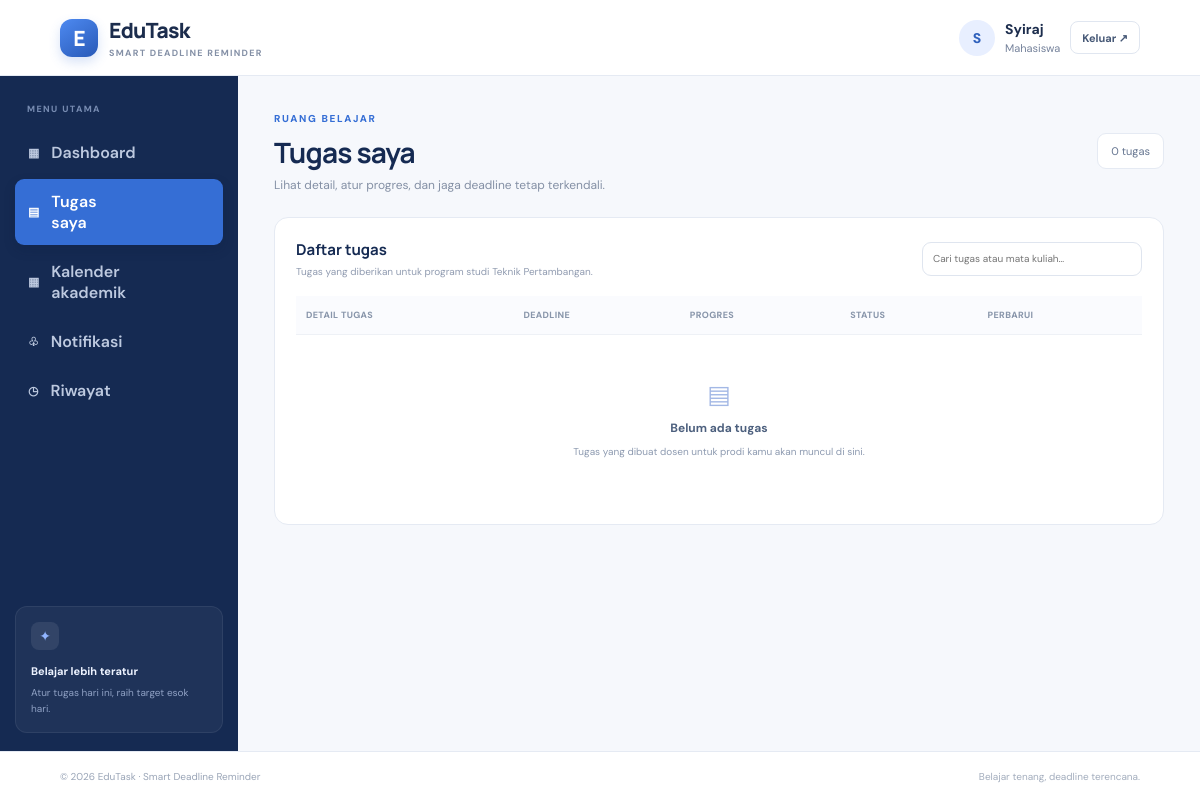
/mahasiswa/tugas (signed in), run on the app's committed database.
### tables this page shows
CREATE TABLE users (
          id INTEGER PRIMARY KEY AUTOINCREMENT, name TEXT NOT NULL, prodi TEXT NOT NULL,
          nim TEXT UNIQUE NOT NULL, password_hash TEXT NOT NULL, role TEXT NOT NULL,
          payment_status TEXT NOT NULL DEFAULT 'aktif', created_at TEXT NOT NULL
        );

### app.py (the view)
@app.route("/mahasiswa/tugas")
def m_tasks():
    r = login_required("mahasiswa")
    if r:
        return r
    return render_template(
        "pages/mahasiswa/tugas.html", tasks=student_tasks(current_user())
    )

### app.py (called while the page is built, shortened)
def db():
    con = sqlite3.connect(DB_PATH)
    con.row_factory = sqlite3.Row
    con.execute("PRAGMA foreign_keys = ON")
    return con

def current_user():
    uid = session.get("user_id")
    if not uid:
        return None
    with db() as c:
        return c.execute("SELECT * FROM users WHERE id=?", (uid,)).fetchone()

def login_required(role=None):
    u = current_user()
    if not u:
        flash("Silakan masuk terlebih dahulu.", "error")
        return redirect(url_for("index"))
    if role and u["role"] != role:
        abort(403)
    return None

def student_tasks(student):
    today = date.today().isoformat()
    with db() as c:
        rows = c.execute(
            """SELECT t.*, s.progress, s.status, s.submitted_at, s.updated_at, u.name AS lecturer_name
          FROM tasks t JOIN users u ON u.id=t.lecturer_id
          LEFT JOIN submissions s ON s.task_id=t.id AND s.student_id=?
          WHERE t.prodi=? AND EXISTS (SELECT 1 FROM lecturer_courses lc WHERE lc.lecturer_id=t.lecturer_id AND lc.prodi=t.prodi AND lc.course=t.course)
          ORDER BY t.deadline ASC""",
            (student["id"], student["prodi"]),
        ).fetchall()
    result = []
    return result

@app.context_processor
def common_context():
    u = current_user()
    return {
        "user": u,
        "today": date.today().isoformat(),
        "PRODI": PRODI,
        "COURSES": COURSES,
    }

### templates/pages/mahasiswa/tugas.html
{% extends "base.html" %}{% block title %}Tugas Saya{% endblock %}{% block
content %}
<div class="page-heading">
    <div>
        <span class="eyebrow">RUANG BELAJAR</span>
        <h1>Tugas saya</h1>
        <p>Lihat detail, atur progres, dan jaga deadline tetap terkendali.</p>
    </div>
    <div class="date-chip">{{ tasks|length }} tugas</div>
</div>
<section class="panel">
    <div class="panel-heading">
        <div>
            <h2>Daftar tugas</h2>
            <p>Tugas yang diberikan untuk program studi {{ user['prodi'] }}.</p>
        </div>
        <input class="search-input"
               data-filter="task-table"
               placeholder="Cari tugas atau mata kuliah…" />
    </div>
    <div class="table-wrap">
        <table id="task-table">
            <thead>
                <tr>
                    <th>Detail tugas</th>
                    <th>Deadline</th>
                    <th>Progres</th>
                    <th>Status</th>
                    <th>Perbarui</th>
                </tr>
            </thead>
            <tbody>
                {% for t in tasks %}
                    <tr>
                        <td>
                            <b>{{ t.title }}</b><small class="table-sub">{{ t.course }}</small><small class="table-sub">{{ t.description or 'Tidak ada deskripsi tambahan.' }}</small><small class="table-sub">Dosen: {{ t.lecturer_name }}</small>
                        </td>
                        <td>
                            <b>{{ t.deadline }}</b><small class="table-sub">{% if t.days_left<0 and t.display_status!="Selesai" %}Terlambat
                                {{ -t.days_left }} hari{% elif t.days_left==0 %}Hari ini{% elif
                                    t.days_left>0 %}{{ t.days_left }} hari lagi{% else %}Selesai{%
                                    endif %}</small>
                        </td>
                        <td>
                            <div class="progress-cell">
                                <div class="progress-track">
                                    <i style="width:{{ t.progress }}%"></i>
                                </div>
                                <small>{{ t.progress }}%</small>
                            </div>
                        </td>
                        <td>
                            <span class="pill {% if t.display_status=='Selesai' %}pill-green{% elif t.display_status=='Terlambat' %}pill-red{% elif t.progress>0 %}pill-yellow{% else %}pill-blue{% endif %}">{{ t.display_status }}</span>
                        </td>
                        <td>
                            <form method="post"
                                  action="{{ url_for('m_progress',task_id=t.id) }}"
                                  class="progress-form">
                                <input aria-label="Progres"
                                       type="number"
                                       name="progress"
                                       min="0"
                                       max="100"
                                       step="10"
                                       value="{{ t.progress }}"
                                       required /><button class="btn btn-primary btn-sm">Simpan</button>
                            </form>
                        </td>
                    </tr>
                {% else %}
                    <tr>
                        <td colspan="5">
                            <div class="empty-state">
                                <div>▤</div>
                                <b>Belum ada tugas</b>
                                <p>Tugas yang dibuat dosen untuk prodi kamu akan muncul di sini.</p>
                            </div>
                        </td>
                    </tr>
                {% endfor %}
            </tbody>
        </table>
    </div>
</section>
{% endblock %}

### templates/base.html (shortened to what this page needs)
<!DOCTYPE html><html lang="id"><head><link rel="stylesheet" href="{{ url_for('static', filename='style.css') }}"></head><body>
<header class="topbar"><a class="brand" href="{{ url_for('index') }}"><span class="brand-icon">E</span><span>EduTask<small>SMART DEADLINE REMINDER</small></span></a>{% if user %}<div class="top-user"><span class="avatar">{{ user['name'][0]|upper }}</span><span><b>{{ user['name'] }}</b><small>{{ {'mahasiswa':'Mahasiswa','dosen':'Dosen','admin':'Administrator'}[user['role']] }}</small></span><a class="btn btn-ghost btn-sm" href="{{ url_for('logout') }}">Keluar ↗</a></div>{% else %}<div class="top-links"><a href="{{ url_for('login') }}">Masuk</a><a class="btn btn-primary btn-sm" href="{{ url_for('m_register') }}">Mulai sekarang</a></div>{% endif %}</header>
{% if user and user["role"] in ["mahasiswa","dosen"] %}<div class="app-shell"><aside class="sidebar"><div class="side-label">MENU UTAMA</div>{% if user["role"]=="mahasiswa" %}<a class="side-link {% if request.endpoint=='m_dashboard' %}active{% endif %}"
   href="{{ url_for('m_dashboard') }}">▦ <span>Dashboard</span></a><a class="side-link {% if request.endpoint=='m_tasks' %}active{% endif %}"
   href="{{ url_for('m_tasks') }}">▤ <span>Tugas saya</span></a><a class="side-link {% if request.endpoint=='m_calendar' %}active{% endif %}"
   href="{{ url_for('m_calendar') }}">▦ <span>Kalender akademik</span></a><a class="side-link {% if request.endpoint=='m_notifications' %}active{% endif %}"
   href="{{ url_for('m_notifications') }}">♧ <span>Notifikasi</span></a><a class="side-link {% if request.endpoint=='m_history' %}active{% endif %}"
   href="{{ url_for('m_history') }}">◷ <span>Riwayat</span></a>{% endif %}<div class="sidebar-bottom"><div class="mini-logo">✦</div><b>Belajar lebih teratur</b><p>Atur tugas hari ini, raih target esok hari.</p></div></aside><main class="main-content">{% else %}<main class="public-main">{% endif %}
{% block content %}{% endblock %}</main>{% if user and user["role"] in ["mahasiswa","dosen"] %}</div>{% endif %}<footer class="footer">© 2026 EduTask · Smart Deadline Reminder <span>Belajar tenang, deadline terencana.</span></footer></body></html>

### data on the page
users: name "S", name "Syiraj", role "Mahasiswa", prodi "Teknik Pertambangan"

### other printed values
{{ tasks|length }} "0"
